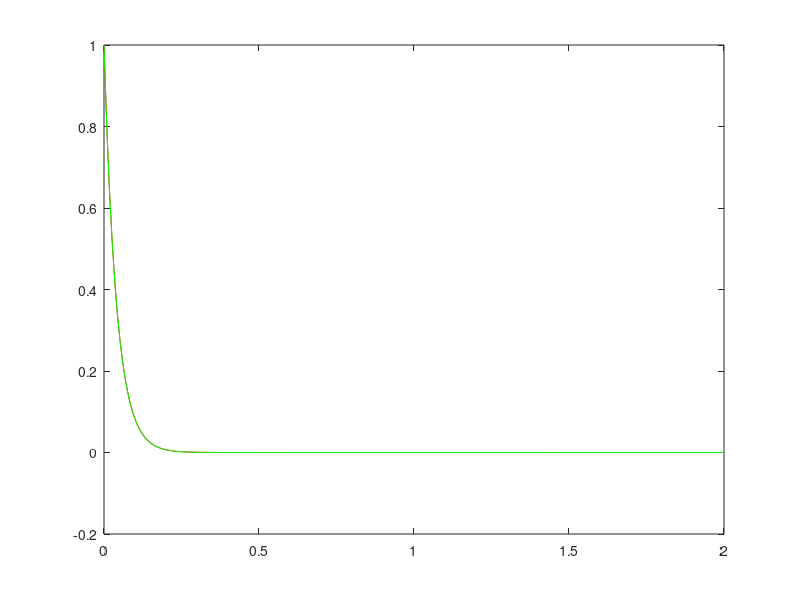

Write the MATLAB code that produced this figure. (Note: this script raises an error after producing the figure.)
% es 6
f = @(t,y) -2.*t.*y.^2;
y0 = 1;
t0 = 0;
tmax = 2;
tspan = [t0 tmax];

[T, U] = ode45(f, tspan, y0);
sol = @(t) 1 ./ (1+t.^2);
plot(T,U,'r',T,sol(T),'g');
err = norm(U-sol(T), inf) / norm(sol(T), inf)

f2 = @(t,y) -25.*y;
[T2, U2] = ode45(f2, tspan, y0);
sol2 = @(t) exp(-25.*t);
plot(T2,U2,'r',T2,sol2(T2),'g');
err2 = norm(U2-sol2(T2), inf) / norm(sol2(T2), inf)

% ESERCIZI RIEPILOGO
% 1
f = @(x) x - (1./(sin(x)+2));
a = 0;
b = 5;
alfa = fzero(f, [a,b])

toll = 1e-8;
[x, nit] = bisezione(f, a, b, toll)
err = abs(x-alfa)

nitmax = 200;
x0 = 2;
df = @(x) 1 + 1 ./ (sin(x) + 2).^2 .* (cos(x));
[xn, nitn] = newton(f, df, x0, toll, nitmax);
err = abs(xn-alfa)

% 2
f = @(x) 2*x.^2 - 1 ./ (cos(x.^2) + 3);
a = 0;
b = 5;
alfa = fzero(f, [a,b])

toll_b = 1e-2;
toll_n = 1e-6;

% combinati:
[zb, nitb] = bisezione(f, a, b, toll_b)

df = @(x) 4*x + (1 ./ (cos(x.^2) + 3).^2 .* - 2.*x.*sin(x.^2));
[zn, nitn] = newton(f, df, zb, toll_n, 200)

err = abs(alfa-zn)

% 3
f = @(t,y) (cos(2*pi.*t)-4*t.^2).*y;
y0 = 4;
tspan = [0,5];
sol = @(t) 4 * exp((1/(2*pi))*sin(2*pi*t) - (4/3)*t.^3);

[T, Y] = ode45(f, tspan, y0);
err = norm(Y-sol(T), inf) / norm(sol(T), inf)
ymax = max(Y)

%
I_T_comp = trapz(T, Y)
I_e = integral(sol, 0, 5);
err = abs(I_T_comp - I_e)

% es 1
f = @(t,y) t.*(2+t) - y;
y0 = 1;
T = 0:0.5:2;
sol = @(t) t.^2+exp(-t);

[T, U] = eulero(f, T, y0);
plot(T,U,'r',T,sol(T),'g');

err = max(abs(sol(T)-U));

% es 2
f = @(t, y) -2*t*y.^2;
t0 = 0;
tmax = 2;
y0 = 1;

sol = @(t) 1 ./ (1+t.^2);
H = [0.1 0.01 0.001 0.0001];
errs = zeros(1, length(H));

for i = 1:length(H)
    h = H(i);
    [T, U] = eulero(f, T, y0);
    errs(i) = max(abs(sol(T)-U));
end

% err(h) = O(h^p)
% errs = C*H^p
% log(errs) = log(C) + p*log(H)

polyfit(log(H), log(errs), 1) % p is around 1

%
f = @(t, y) -25 * y;
t0 = 0;
tmax = 2;
y0 = 1;

sol = @(t) exp(-25*t);
H = [0.1 2/25 0.05];
errs = zeros(1, length(H));
for i = 1:length(H)
    h = H(i);
    T = t0:h:tmax;
    [T, U] = eulero(f, T, y0);
    plot(T, U);
    errs(i) = max(abs(sol(T)-U));
end

plot(t0:0.01:tmax, sol(t0:0.01:tmax), 'k');

errs

% err(h) = O(h^p)
% errs = C*H^p
% log(errs) = log(C) + p*log(H)

polyfit(log(H), log(errs), 1) % p is around 1

%
f = @(t, y) -25 * y;
t0 = 0;
tmax = 2;
y0 = 1;

sol = @(t) exp(-25*t);

%
H = [0.01 0.001 0.0001]; % notice all h < 2/25 otherwise "assolutamente instabile"
errs = zeros(1, length(H));
for i = 1:length(H)
    h = H(i);
    T = t0:h:tmax;
    [T, U] = eulero(f, T, y0);
    plot(T, U);
    errs(i) = max(abs(sol(T)-U));
end

plot(t0:0.01:tmax, sol(t0:0.01:tmax), 'k');

errs

% err(h) = O(h^p)
% errs = C*H^p
% log(errs) = log(C) + p*log(H)

polyfit(log(H), log(errs), 1) % p is around 1

% es 3
f = @(t, y) -2*t*y.^2;
t0 = 0;
tmax = 2;
y0 = 1;
sol = @(t) 1 ./ (1+t.^2);
toll = 1e-6;
nitmax = 200;
dfy = @(t, y) -4 * t .* y;

H = [0.1 0.01 0.001 0.0001];
errs = zeros(1, length(H));
for i = 1:length(H)
    h = H(i);
    T = t0:h:tmax;
    [T, U] = eulimp(f, T, y0, dfy, toll, nitmax);
    plot(T, U);
    errs(i) = max(abs(sol(T)-U));
end

plot(t0:0.01:tmax, sol(t0:0.01:tmax), 'k');

errs

% err(h) = O(h^p)
% errs = C*H^p
% log(errs) = log(C) + p*log(H)

polyfit(log(H), log(errs), 1) % p is around 1

% es 4
f = @(t, y) -25 * y;
t0 = 0;
tmax = 2;
y0 = 1;
sol = @(t) exp(-25*t);
toll = 1e-6;
nitmax = 200;
dfy = @(t, y) -25;

H = [0.1 0.01 0.001 0.0001];
errs = zeros(1, length(H));
for i = 1:length(H)
    h = H(i);
    T = t0:h:tmax;
    [T, U] = heun(f, T, y0);
    plot(T, U);
    errs(i) = max(abs(sol(T)-U));
end

plot(t0:0.01:tmax, sol(t0:0.01:tmax), 'k');

[H' errs']

% err(h) = O(h^p)
% errs = C*H^p
% log(errs) = log(C) + p*log(H)

polyfit(log(H), log(errs), 1) % p is expected to be 2

% es 5
f = @(t, y) t.^2 * (1 - 3*y);
t0 = 0;
tmax = 2;
y0 = 2;

sol = @(t) 1/3*(1+5*exp(-t.^3));
toll = 1e-6;
nitmax = 200;

dfy = @(t, y) -3*t.^2;

H = [0.5 0.05 0.005 0.0005];
errs = zeros(1, length(H));
for i = 1:length(H)
    h = H(i);
    T = t0:h:tmax;
    [T, Y] = cranknic(f, T, y0, dfy, toll, nitmax);
    plot(T, Y);
    errs(i) = norm(sol(T)-Y, inf);
end

T = t0:0.01:tmax;
plot(T, sol(T), 'k');

[H' errs']

polyfit(log(H), log(errs), 1) % 2?

% ESERCIZI DI RIEPILOGO
f = @(t, y) t.^2 * (1 - 3*y);
t0 = 0;
tmax = 2;
y0 = 2;

sol = @(t) 1/3 * (1 + 5*exp(-t.^3));

toll = 1e-6;
nitmax = 200;
dfy = @(t, y) -3*t.^2;

H = [0.1 0.01 0.001];
errs = zeros(1, length(H));
for i = 1: length(H)
    h = H(i);
    T = t0:h:tmax;
    [T, Y] = eulero(f, T, y0);
    %[T, Y] = eulimp(f, T, y0, dfy, toll, nitmax);
    %[T, Y] = heun(f, T, y0);
    %[T, Y] = cranknic(f, T, y0, dfy, toll, nitmax);
    plot(T, Y);
    errs(i) = max(abs(Y - sol(T)));
end

[H' errs']
